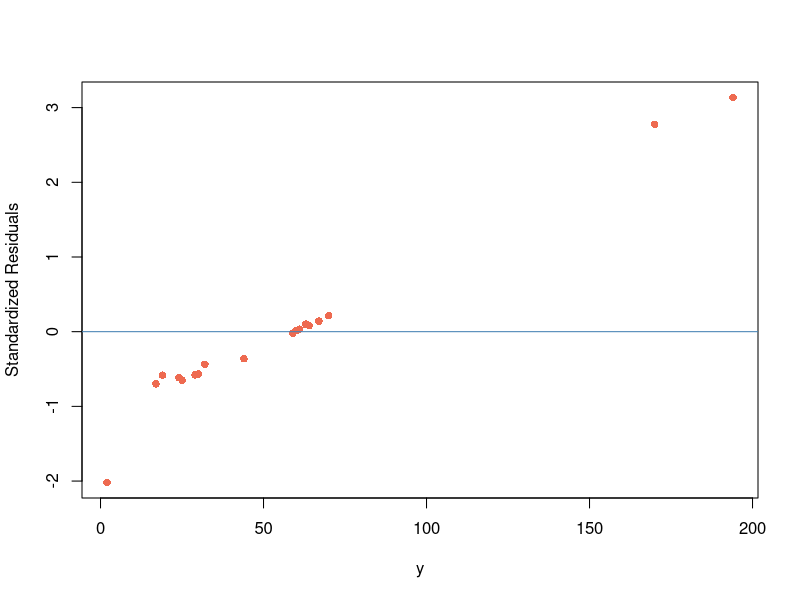

Source code (R):
# create the data
df <- data.frame(x1=c(1, 3, 3, 4, 4, 6, 6, 8, 9, 3,
                      11, 16, 16, 18, 19, 20, 23, 23, 24, 25),
                 x2=c(7, 7, 4, 29, 13, 34, 17, 19, 20, 12,
                      25, 26, 26, 26, 27, 29, 30, 31, 31, 32),
                 y=c(17, 170, 19, 194, 24, 2, 25, 29, 30, 32,
                     44, 60, 61, 63, 63, 64, 61, 67, 59, 70))

# view first six rows of data
head(df)


# perform Oridnary Least Squares Regression 
ols <- lm(y~x1+x2, data=df)

# create plot of y=values vs. standardized residuals
plot(df$y, rstandard(ols), ylab = "Standardized Residuals", xlab = "y", 
     col = "coral2", pch=16)
abline(h=0,  col="steelblue")


# perform Robust Regression 
library("MASS")

# fit robust regression model
robust <- rlm(y~x1+x2, data = df)

# To determine if this robust regression model offers a better
# fit to the data compared to the OLS model, we can calculate the
# residual standard error of each model.

# The residual standard error (RSE) is a way to measure the 
# standard deviation of the residuals in a regression model.
# The lower the value for RSE, the more closely a model is able 
# to fit the data.

# find residual standard error of ols model
summary(ols)$sigma

# find residual standard error of ols model
summary(robust)$sigma
